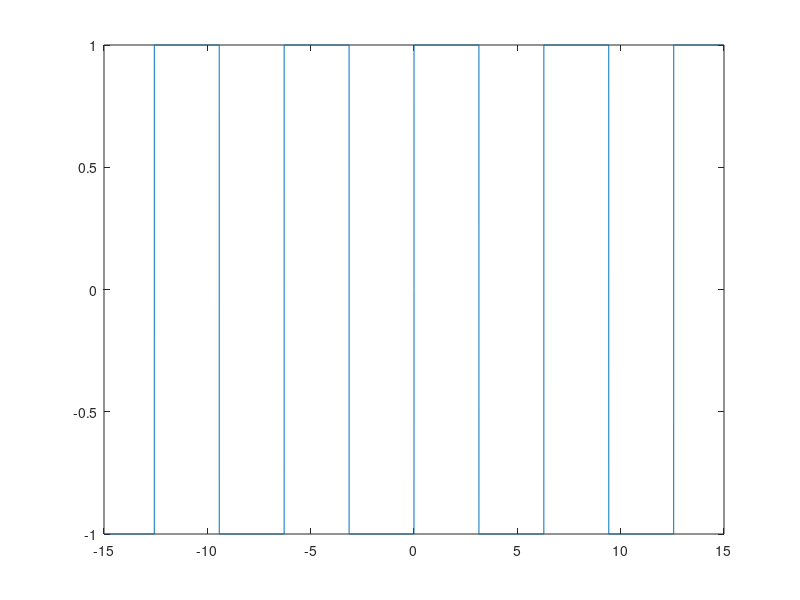

This chart was generated by the following MATLAB code: (Note: this script raises an error after producing the figure.)
t = -15:0.001:15;
x = sign(sin(t));

figure();
plot(t,x);

dfm = 0.001;
[f,X,N,no] = ctft(t,x,dfm);

figure();
plot(f,abs(real(X)));

    %    t : time array
    %    x : signal
    %    Xn: Fourier series coefficients generated by ctfsc
    %    no: center value generated by ctfsc
    %    fo: frequency center value generated by ctfsc
    %    N : (desired number of terms -1)/2
    
[xfs,Xnn] = ctfs(t,Xn,no,fo,N)